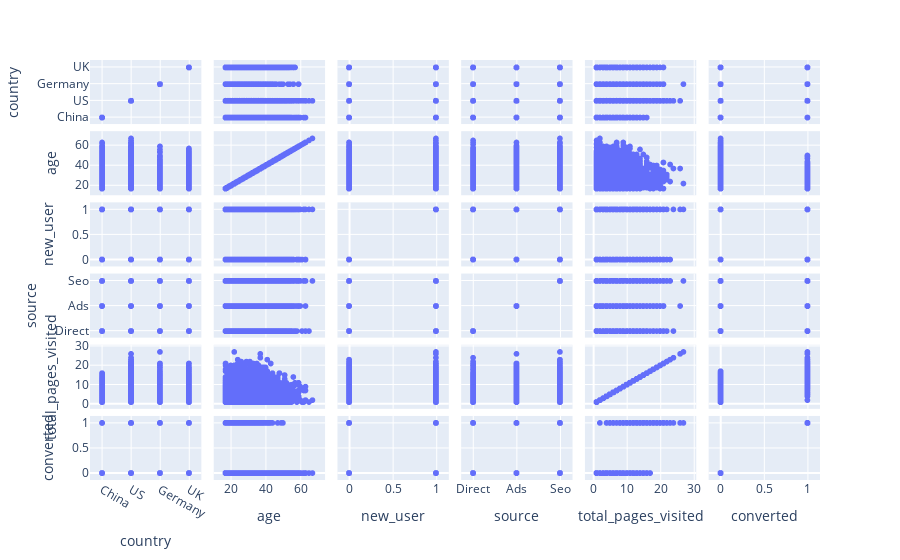

Notebook source saved alongside this figure:
### Code cell
px.scatter_matrix(train_data.sample(10000))

### Figure 1 — Plotly figure (JSON) as saved in the notebook; plotly's stock layout.template omitted (floating-point values rounded to 4 significant figures; data arrays with more than 128 entries replaced by an {"elided": "..."} marker saying what was removed)
{"data": [{"dimensions": [{"axis": {"matches": true}, "label": "country", "values": {"elided": "10000 str values"}}, {"axis": {"matches": true}, "label": "age", "values": {"elided": "10000 int values"}}, {"axis": {"matches": true}, "label": "new_user", "values": {"elided": "10000 int values"}}, {"axis": {"matches": true}, "label": "source", "values": {"elided": "10000 str values"}}, {"axis": {"matches": true}, "label": "total_pages_visited", "values": {"elided": "10000 int values"}}, {"axis": {"matches": true}, "label": "converted", "values": {"elided": "10000 int values"}}], "hovertemplate": "%{xaxis.title.text}=%{x}<br>%{yaxis.title.text}=%{y}<extra></extra>", "legendgroup": "", "marker": {"color": "#636efa", "symbol": "circle"}, "name": "", "showlegend": false, "type": "splom"}], "layout": {"dragmode": "select", "legend": {"tracegroupgap": 0}, "margin": {"t": 60}}}
